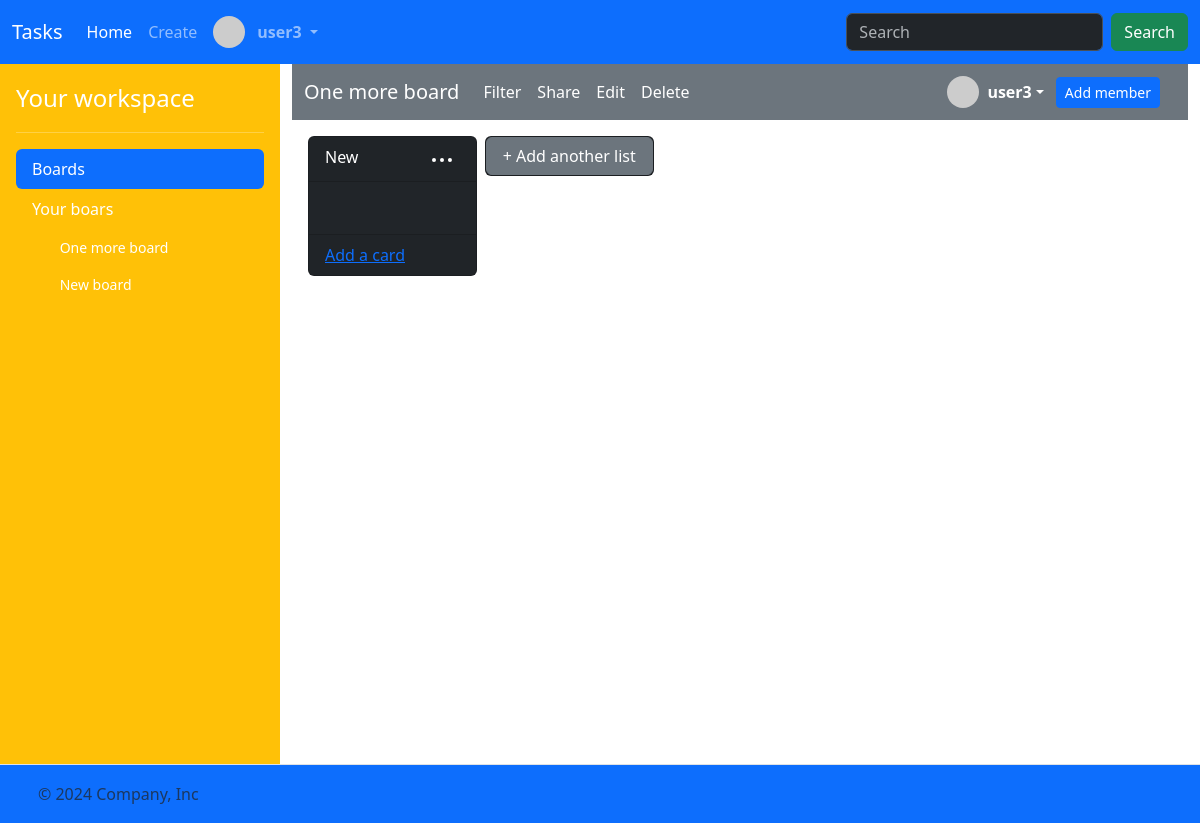
The page /boards/28 (signed in) on the database as committed earlier.
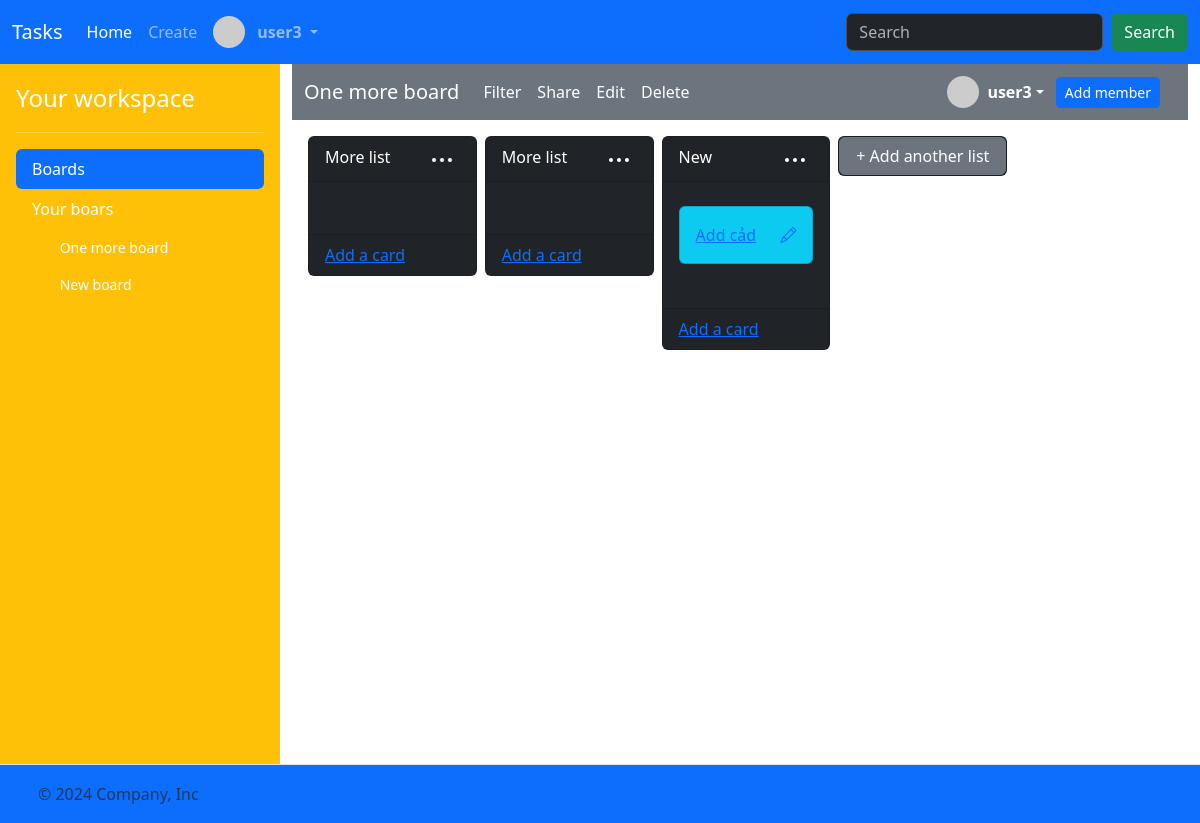
The same page on the database as committed later.
### task/models.py (models this page shows)
class Board(models.Model):
    name = models.CharField(max_length=256)
    description = models.CharField(max_length=256)
    members = models.ManyToManyField(User, related_name="boards")
    created_at = models.DateTimeField(auto_now_add=True)

class List(models.Model):
    board = models.ForeignKey("Board", on_delete=models.CASCADE, related_name="lists")
    name = models.CharField(max_length=256)
    position = models.DecimalField(max_digits=10, decimal_places=2)
    created_at = models.DateTimeField(auto_now_add=True)

class Card(models.Model):
    list = models.ForeignKey("List", on_delete=models.CASCADE, related_name="cards")
    title = models.CharField(max_length=256)
    description = models.CharField(max_length=256)
    due_date = models.DateTimeField(null=True, blank=True)
    position = models.DecimalField(max_digits=10, decimal_places=2)
    members = models.ManyToManyField(User, related_name="cards")
    created_at = models.DateTimeField(auto_now_add=True)

### task/views.py (the view)
# urls.py: path("boards/<int:board_id>", views.board, name="board"),
@csrf_exempt
@login_required
def board(request, board_id):
    board = (
        request.user.boards.filter(id=board_id)
        .prefetch_related("members", "lists__cards", "lists")
        .first()
    )
    lists = (
        board.lists.all()
        .order_by("position")
        .prefetch_related(
            Prefetch(
                "cards",
                queryset=Card.objects.order_by("position"),
                to_attr="ordered_cards",
            )
        )
    )
    members = board.members.all()
    total_member = members.count()
    for index, member in enumerate(members):
        member.index = total_member - index
    return render(
        request,
        "task/board.html",
        {
            "board": board,
            "lists": lists,
            "boards": request.user.boards.all(),
            "members": members,
        },
    )

### task/templates/task/board.html (shortened to what the changed rows need)
{% extends "task/layout.html" %}
{% load static %}
{% block main %}
<nav class="navbar navbar-expand-lg bg-secondary"  data-bs-theme="dark">
    <div class="container-fluid">
      <a id="board-title" class="navbar-brand" href="{% url 'board' board.id %}" data-board-id="{{ board.id }}">{{ board.name }}</a>
      <div class="collapse navbar-collapse" id="navbarSupportedContent">
        <ul class="navbar-nav me-auto mb-2 mb-lg-0">
        </ul>
        <div style="display: flex; align-items: center; gap: 12px;">
        </div>
      </div>
    </div>
</nav>
<div class="mt-3" style="margin-left: 12px;">
    <div class="task-lists g-3 mt-2" style="display:flex; overflow-x: auto; width: 100%; max-width: 100%;">
            {% for list in lists %}
            <div class="col px-1" style="flex: 0 0 20%;">
                <div class="card bg-dark task-list" draggable="true" id="list-id-{{ list.id }}" data-list-id="{{ list.id }}" data-list-position="{{ list.position }}">
                    <div class="card-header text-white">
                        <div style="display: flex;justify-content: space-between;">
                            <span>{{ list.name }}</span>
                            <div class="dropdown">
                                <button style="background: transparent; border: 0;" data-bs-toggle="dropdown" aria-expanded="false">
                                    <svg xmlns="http://www.w3.org/2000/svg" viewBox="0 0 24 24" width="24" height="24" fill="white"><path d="M20 14a2 2 0 1 1-.001-3.999A2 2 0 0 1 20 14ZM6 12a2 2 0 1 1-3.999.001A2 2 0 0 1 6 12Zm8 0a2 2 0 1 1-3.999.001A2 2 0 0 1 14 12Z"></path></svg>
                                </button>
                              </div>
                        </div>
                    </div>
                    <div class="card-body" style="display:flex; flex-direction: column; max-height: 550px !important; overflow-y: auto;" data-list-id="{{ list.id }}">
                        {% for card in list.ordered_cards %}
                            <div class="task-card card bg-info my-2" data-card-id="{{ card.id }}" data-list-id="{{ list.id }}" id="card-id-{{ card.id }}" draggable="true">
                                <div class="card-body" style="display: flex; justify-content: space-between;">
                                    <a href="{% url 'card' card.id %}">
                                        <span>{{ card.title }}</span>
                                    </a>
                                    <a href="{% url 'edit_card_title' card.id %}"><i class="bi bi-pencil"></i></a>
                                </div>
                            </div>
                        {% endfor %}
                        <div class="task-card" style="width: 100%; min-height: 20px; flex: 1;"></div>
                    </div>
                    <div class="card-footer text-body-secondary">
                        <a href="{% url 'list_add_card_view' list.id %}">Add a card</a>
                    </div>
                </div>
            </div>
            {% endfor %}
    </div>
</div>
{% endblock %}

### task/templates/task/layout.html (shortened to what the changed rows need)
<!DOCTYPE html>
{% load static %}
<html lang="en">
    <head>
        <link href="https://cdn.jsdelivr.net/npm/bootstrap@5.3.3/dist/css/bootstrap.min.css" rel="stylesheet">
        <link rel="stylesheet" href="https://cdn.jsdelivr.net/npm/bootstrap-icons@1.3.0/font/bootstrap-icons.css">
        <link href="{% static 'styles.css' %}" rel="stylesheet">
    </head>
    <body>
        <main>
            <div class="d-flex flex-nowrap">
                {% if user.is_authenticated %}
                <div class="d-flex flex-column flex-shrink-0 p-3 text-white bg-warning" style="width: 280px;">
                    <ul class="nav nav-pills flex-column mb-auto">
                      <li class="mb-1">
                            <div class="collapse show" id="home-collapse">
                            <ul class="btn-toggle-nav list-unstyled fw-normal pb-1 small" style="max-height: 490px; overflow-y: auto;">
                                {% for board in boards %}
                                <li>
                                    <a href="{% url 'board' board.id %}" class="nav-link text-white">
                                      <svg class="bi me-2" width="16" height="16"><use xlink:href="#speedometer2"></use></svg>
                                      {{ board.name }}
                                    </a>
                                  </li>
                                  {% endfor %}
                            </ul>
                            </div>
                      </li>
                    </ul>
                </div>
                {% endif %}
                <div style="flex: 1; background: white; overflow-x: hidden; min-height: 700px;" class="container-fluid">
                    {% block main %}{% endblock %}
                </div>
            </div>
        </main>
    </body>
</html>

Rows that differ between the two databases and show on the page:
added List: name "More list"
added List: name "More list"
added Card: title "Add cảd", shown under List "New"
